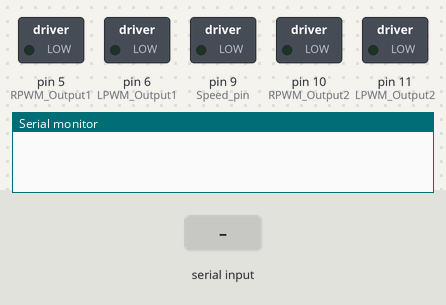
Simulated run of this sketch. Board: Arduino Mega 2560, built with avr-gcc and run on an emulated ATmega2560. On the bench: switched loads named in the sketch (green lamp = pin HIGH), the last lines printed to the serial monitor. The test bench sets the inputs (shaded band).

Above: at 1.2 s.
1.3 s: "moveForward\n" received over the second serial link
At 2.4 s:
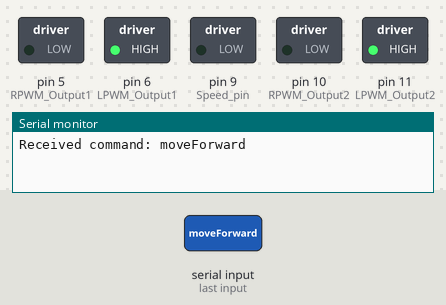
2.8 s: "moveBackward\n" received over the second serial link
At 3.5 s:
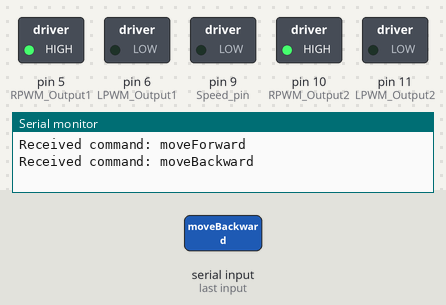
4.3 s: "moveRight\n" received over the second serial link
At 4.6 s:
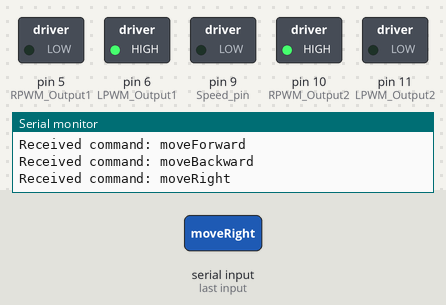
5.8 s: "moveLeft\n" received over the second serial link
At 7.0 s:
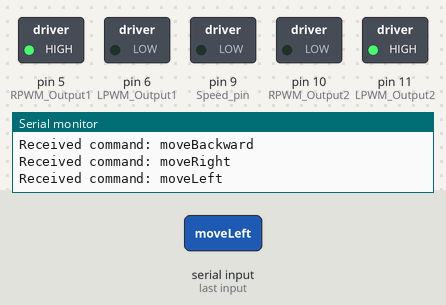
7.3 s: "speed1\n" received over the second serial link
At 8.1 s:
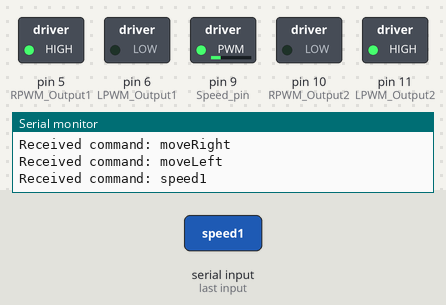
8.8 s: "speed2\n" received over the second serial link
At 9.2 s:
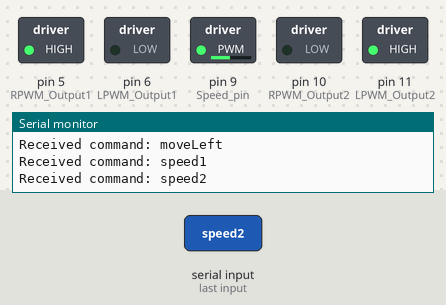
Timing chart, 0 to 11.3 s (numbered marks = the images above; inputs shaded):
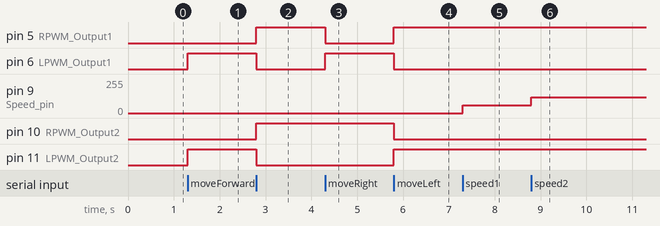

Measured:
- after the input at 1.3 s, pin 6 (LPWM_Output1), pin 11 (LPWM_Output2): LOW → HIGH at once
- after the input at 2.8 s, pin 5 (RPWM_Output1), pin 10 (RPWM_Output2): LOW → HIGH at once; pin 6 (LPWM_Output1), pin 11 (LPWM_Output2): HIGH → LOW at once
- after the input at 4.3 s, pin 5 (RPWM_Output1): HIGH → LOW at once; pin 6 (LPWM_Output1): LOW → HIGH at once
- after the input at 5.8 s, pin 5 (RPWM_Output1), pin 11 (LPWM_Output2): LOW → HIGH at once; pin 6 (LPWM_Output1), pin 10 (RPWM_Output2): HIGH → LOW at once
- after the input at 7.3 s, pin 9 (Speed_pin): 0/255 → 60/255 at once
- after the input at 8.8 s, pin 9 (Speed_pin): 60/255 → 120/255 at once

The sketch:

arduino_main_0506.ino
```cpp
// Piny do sterowania silnikami

const int RPWM_Output1 = 5; // Prawy silnik, obrót w tył
const int LPWM_Output1 = 6; // Prawy silnik, obrót w przód
const int RPWM_Output2 = 10; // Lewy silnik, obrót w tył
const int LPWM_Output2 = 11; // Lewy silnik, obrót w przód

const int Speed_pin = 9; // Pin do sterowania prędkością silników

int speed = 255; // Szybkość silników, wartość PWM (0-255)
int speed2 = 120;

void setup() {
  // Inicjalizacja pinów silników
  pinMode(RPWM_Output1, OUTPUT);
  pinMode(LPWM_Output1, OUTPUT);
  pinMode(RPWM_Output2, OUTPUT);
  pinMode(LPWM_Output2, OUTPUT);

  Serial.begin(9600); // Inicjalizacja komunikacji szeregowej dla debugowania
  Serial1.begin(115200); // Inicjalizacja komunikacji szeregowej z ESP8266
}

void loop() {
  if (Serial1.available() > 0) {
    String command = Serial1.readStringUntil('\n'); // Odczytanie komendy z Serial1
    Serial.println("Received command: " + command); // Wypisanie komendy na konsoli

    if (command == "moveForward") {
      forward();
    } else if (command == "moveBackward") {
      backward();
    } else if (command == "moveRight") {
      right();
    } else if (command == "moveLeft") {
      left();
    }
     else if (command == "speed1"){
      speed2 = 60;
      analogWrite(Speed_pin, speed2);
    }
    else if (command == "speed2"){
      speed2 = 120;
      analogWrite(Speed_pin, speed2);
    }
    else if (command == "speed3") {
      speed2 = 180;
      analogWrite(Speed_pin, speed2);
    }
    else if (command == "speed4"){
      speed2 = 255;
      analogWrite(Speed_pin, speed2);
    }
    else {
      stopMotors(); // Jeśli nieznana, zatrzymaj
    }
  }
}

// Funkcje sterujące silnikami
void forward() {
  analogWrite(LPWM_Output1, speed);
  analogWrite(RPWM_Output1, 0);
  analogWrite(LPWM_Output2, speed);
  analogWrite(RPWM_Output2, 0);
}

void backward() {
  analogWrite(LPWM_Output1, 0);
  analogWrite(RPWM_Output1, speed);
  analogWrite(LPWM_Output2, 0);
  analogWrite(RPWM_Output2, speed);
}

void right() {
  analogWrite(LPWM_Output1, speed);
  analogWrite(RPWM_Output1, 0);
  analogWrite(LPWM_Output2, 0);
  analogWrite(RPWM_Output2, speed);
}

void left() {
  analogWrite(LPWM_Output1, 0);
  analogWrite(RPWM_Output1, speed);
  analogWrite(LPWM_Output2, speed);
  analogWrite(RPWM_Output2, 0);
}

void stopMotors() {
  analogWrite(LPWM_Output1, 0);
  analogWrite(RPWM_Output1, 0);
  analogWrite(LPWM_Output2, 0);
  analogWrite(RPWM_Output2, 0);
}
```
